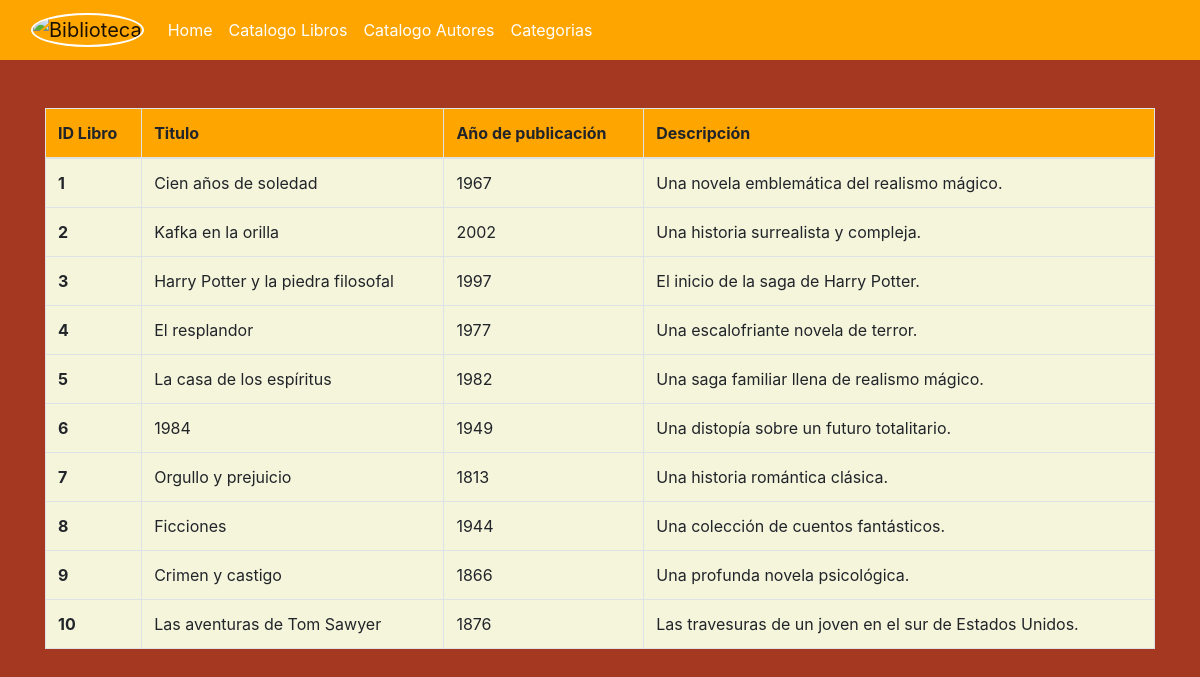
The page /catalogoLibros on the database its author committed.
### catalogos/models.py (models this page shows, shortened)
class NavItem(models.Model):
    id_navbar = models.AutoField(db_column="idNavbar", primary_key=True)
    titulo = models.CharField(max_length=100)
    url = models.URLField()

class Libro(models.Model):
    id_libro = models.AutoField(db_column="idLibro", primary_key=True)
    titulo = models.CharField(max_length=200)
    ano_de_publicacion = models.IntegerField()
    descripcion_breve = models.TextField()
    id_autor = models.ForeignKey(Autor, on_delete=models.CASCADE, related_name='libros')
    id_categoria = models.ForeignKey(Categoria, on_delete=models.CASCADE, related_name='libros')

### catalogos/views.py (the view)
# urls.py: path('catalogoLibros', views.catalogoLibros, name="catalogoLibros"),
def catalogoLibros (request):
    Navbars = NavItem.objects.all()
    Libros = Libro.objects.all()
    context = {
        "Navbars": Navbars,
        "Libros": Libros
    }
    return render(request,'catalogos/catalogoLibros.html',context)

### catalogos/templates/catalogos/catalogoLibros.html (shortened to what this page needs)
<!DOCTYPE html>
<html lang="en">
<head>
    <link rel="stylesheet" href="https://cdn.jsdelivr.net/npm/bootstrap@4.6.2/dist/css/bootstrap.min.css">
    <link href="https://unpkg.com/aos@2.3.1/dist/aos.css" rel="stylesheet">
    <link rel="stylesheet" href="sweetalert2.min.css">
</head>
<body style="background-color: #A43820">
    <nav class="navbar navbar-expand-lg navbar-light" style="background-color: orange">
        <div class="container-fluid">
          <a class="navbar-brand" href="/catalogos/home">
            <img src="https://st4.depositphotos.com/1842549/20889/i/450/depositphotos_208897764-stock-photo-library-icon.jpg" alt="Biblioteca" style="height: 60px; width: 60px; border-radius: 50%; border: 2px solid white;">
          </a>
          <div class="collapse navbar-collapse" id="navbarSupportedContent">
            <ul class="navbar-nav me-auto mb-2 mb-lg-0">
              {% for Navbar in Navbars %}
              <li class="nav-item">
                <a class="nav-link active" aria-current="page" href="{{Navbar.url}}" style="color: white;">{{Navbar.titulo}}</a>
              </li>
              {% endfor %}
            </ul>
          </div>
        </div>
      </nav>
      <div class="container fluid my-5">
        <div class="row my-5">
          <div class="col lg-10">
            <table class="table table-bordered table" style="background-color: beige" data-aos="fade-down-right" data-aos-duration="3000">
              <thead>
                <tr style="background-color: orange">
                  <th scope="col">ID Libro</th>
                  <th scope="col">Titulo</th>
                  <th scope="col">Año de publicación</th>
                  <th scope="col">Descripción</th>
                </tr>
              </thead>
              <tbody>
                  {% for Libro in Libros %}
                  <tr>
                    <th scope="row">{{Libro.id_libro}}</th>
                    <td>{{Libro.titulo}}</td>
                    <td>{{Libro.ano_de_publicacion}}</td>
                    <td>{{Libro.descripcion_breve}}</td>
                  </tr>
                  {% endfor %}
              </tbody>
            </table>
          </div>
        </div>
      </div>
</body>
</html>

### rows shown on the page
NavItem: titulo "Home"
NavItem: titulo "Catalogo Libros"
NavItem: titulo "Catalogo Autores"
NavItem: titulo "Categorias"
Libro: id_libro "1", titulo "Cien años de soledad", ano_de_publicacion "1967", descripcion_breve "Una novela emblemática del realismo mágico."
Libro: id_libro "2", titulo "Kafka en la orilla", ano_de_publicacion "2002", descripcion_breve "Una historia surrealista y compleja."
Libro: id_libro "3", titulo "Harry Potter y la piedra filosofal", ano_de_publicacion "1997", descripcion_breve "El inicio de la saga de Harry Potter."
Libro: id_libro "4", titulo "El resplandor", ano_de_publicacion "1977", descripcion_breve "Una escalofriante novela de terror."
Libro: id_libro "5", titulo "La casa de los espíritus", ano_de_publicacion "1982", descripcion_breve "Una saga familiar llena de realismo mágico."
Libro: id_libro "6", titulo "1984", ano_de_publicacion "1949", descripcion_breve "Una distopía sobre un futuro totalitario."
Libro: id_libro "7", titulo "Orgullo y prejuicio", ano_de_publicacion "1813", descripcion_breve "Una historia romántica clásica."
Libro: id_libro "8", titulo "Ficciones", ano_de_publicacion "1944", descripcion_breve "Una colección de cuentos fantásticos."
Libro: id_libro "9", titulo "Crimen y castigo", ano_de_publicacion "1866", descripcion_breve "Una profunda novela psicológica."
Libro: id_libro "10", titulo "Las aventuras de Tom Sawyer", ano_de_publicacion "1876", descripcion_breve "Las travesuras de un joven en el sur de Estados Unidos."
